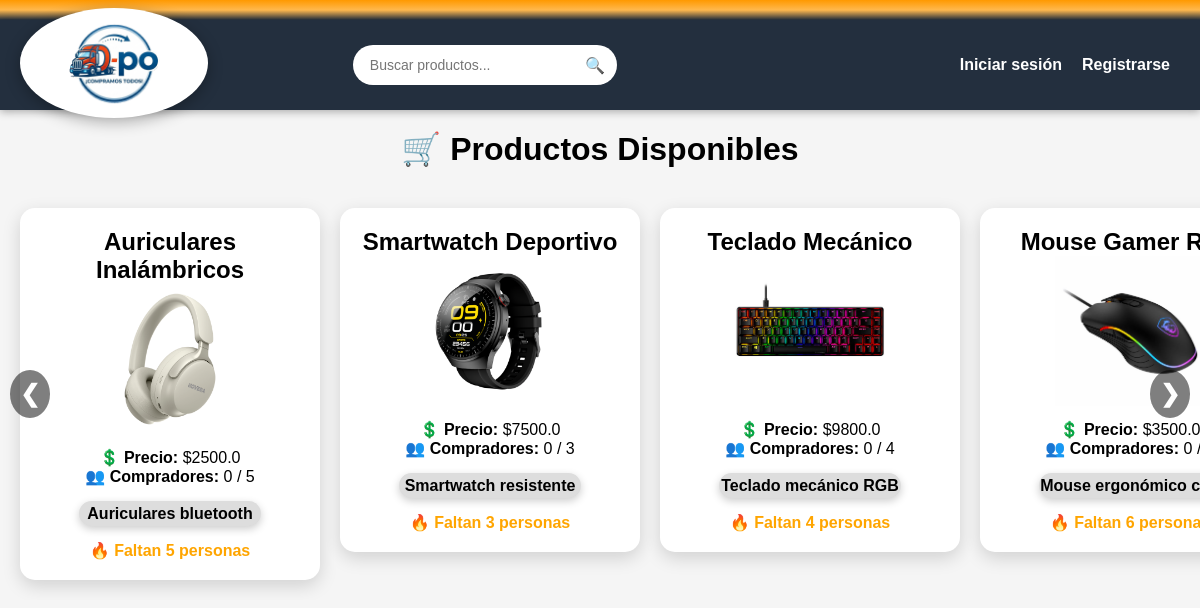
The page / on the database its author committed.
### tables this page shows
CREATE TABLE productos (
    id INTEGER PRIMARY KEY AUTOINCREMENT,
    nombre TEXT NOT NULL,
    precio REAL NOT NULL,
    stock INTEGER NOT NULL,
    min_compradores INTEGER NOT NULL,
    compradores_actual INTEGER DEFAULT 0,
    descripcion TEXT,
    imagen TEXT
);

### app.py (the view)
@app.route('/')
def home():
    busqueda = request.args.get('q')  # 👈 AGREGAR ESTO
    conn = get_db_connection()
    cursor = conn.cursor()
    if busqueda:
        cursor.execute(
            "SELECT * FROM productos WHERE nombre LIKE ?",
            ('%' + busqueda + '%',)
        )
    else:
        cursor.execute('SELECT * FROM productos')
    productos = cursor.fetchall()
    conn.close()
    productos_final = []
    for p in productos:
        progreso, color = calcular_progreso(p)
        productos_final.append(p + (progreso, color))
    return render_template('index.html', productos=productos_final)

### app.py (called while the page is built)
def get_db_connection():
    conn = sqlite3.connect(db_path)
    return conn

def calcular_progreso(producto):
    min_compradores = producto[4] if producto[4] else 1
    compradores_actual = producto[5] if producto[5] else 0
    progreso = min(100, int((compradores_actual / min_compradores) * 100))
    if progreso < 50:
        color = '#f44336'
    elif progreso < 100:
        color = '#ffeb3b'
    else:
        color = '#4caf50'
    return progreso, color

@app.context_processor
def inject_carrito_count():
    if 'usuario_nombre' in session:
        conn = get_db_connection()
        cursor = conn.cursor()
        cursor.execute(
            "SELECT COUNT(*) FROM carrito WHERE usuario = ?",
            (session['usuario_nombre'],)
        )
        count = cursor.fetchone()[0]
        conn.close()
    else:
        count = 0
    return dict(carrito_count=count)

### templates/index.html (shortened to what this page needs)
<!DOCTYPE html>
<html lang="es">
<head>
    <link rel="stylesheet" href="{{ url_for('static', filename='css/style.css') }}">
</head>
<body>
    <div class="top-bar"></div>
    {% include 'navbar.html' %}
    <h1>🛒 Productos Disponibles</h1>
    <div class="carrusel-container">
        <button class="flecha izquierda" onclick="scrollProductos(-1)">❮</button>
        <div class="productos-scroll" id="scrollProductos">
            {% for producto in productos %}
           <a href="{{ url_for('detalle_producto', producto_id=producto[0]) }}" class="producto-link">
    <div class="producto">
        <h2>{{ producto[1] }}</h2>
        <img src="{{ url_for('static', filename='img/' ~ producto[7]) }}" alt="Producto">
        <p><strong>💲 Precio:</strong> ${{ producto[2] }}</p>
        <p><strong>👥 Compradores:</strong> {{ producto[5] }} / {{ producto[4] }}</p>
        <div class="barra-progreso">
    <div class="relleno"
         style="width: {{ producto[6] }}%; background-color: {{ producto[7] }};">
        {{ producto[6] }}%
    </div>
</div>
        {% if producto[5] >= producto[4] %}
            <p class="mensaje-exito">🎉 ¡Compra grupal ACTIVADA!</p>
        {% else %}
            <p class="mensaje-alerta">🔥 Faltan {{ producto[4] - producto[5] }} personas</p>
        {% endif %}
    </div>
</a>
            {% endfor %}
        </div>
        <button class="flecha derecha" onclick="scrollProductos(1)">❯</button>
    </div>
</body>
</html>

### templates/navbar.html
<nav class="navbar">
    <a href="{{ url_for('home') }}" class="logo">
        <img src="{{ url_for('static', filename='img/logo.png') }}" alt="Logo">
    </a>
    <div class="nav-center">
        <form method="GET" action="{{ url_for('home') }}" class="search-box">
            <input
                type="text"
                name="q"
                placeholder="Buscar productos..."
                value="{{ request.args.get('q', '') }}"
            >
            <button type="submit" class="search-btn">🔍</button>
        </form>
    </div>
    <div class="nav-right">
        {% if session.get('usuario_id') %}
            <span class="user">
                Bienvenido/a {{ session['usuario_nombre'] }}
            </span>
            <a href="{{ url_for('carrito') }}" class="nav-link">
                🛒 Carrito ({{ carrito_count }})
            </a>
            <a href="{{ url_for('logout') }}" class="nav-link logout">
                Cerrar sesión
            </a>
        {% else %}
            <a href="{{ url_for('login') }}" class="nav-link">
                Iniciar sesión
            </a>
            <a href="{{ url_for('register') }}" class="nav-link btn-register">
                Registrarse
            </a>
        {% endif %}
    </div>
</nav>

### static/css/style.css (style rules this page uses)
* { margin: 0; padding: 0; box-sizing: border-box; }
body { font-family: Arial, sans-serif; background-color: #f5f5f5; text-align: center; margin: 0; padding: 0; }
h1 { margin: 20px 0; }
.navbar { position: relative; display: flex; justify-content: space-between; padding-left: 120px; align-items: center; background-color: #232f3e; padding: 25px 30px; color: white; box-shadow: 0 2px 8px rgba(0,0,0,0.3); }
.top-bar { height: 20px; background: linear-gradient(to bottom, #ff9900, #ffb84d, #232f3e); }
.logo { position: absolute; top: 50%; transform: translateY(-50%); left: 20px; }
.logo img { height: 110px; background: white; border-radius: 50%; padding: 8px; box-shadow: 0 4px 15px rgba(0,0,0,0.3); transition: 0.3s ease; }
.nav-center { flex: 1; display: flex; justify-content: center; }
.search-box { position: relative; display: flex; align-items: center; background: white; border-radius: 25px; padding: 2px; }
.search-box input { width: 260px; padding: 10px 40px 10px 15px; border-radius: 25px; border: none; outline: none; font-size: 14px; }
.search-btn { all: unset; position: absolute; right: 12px; cursor: pointer; font-size: 16px; color: #555; }
.nav-right { display: flex; align-items: center; }
.nav-right a { margin-left: 20px; color: white; text-decoration: none; font-weight: bold; transition: 0.2s; }
.producto { background: white; min-width: 300px; flex: 0 0 auto; padding: 20px; border-radius: 15px; box-shadow: 0 6px 18px rgba(0,0,0,0.15); transition: 0.3s; }
.producto img { width: 100%; height: auto; object-fit: contain; max-height: 150px; border-radius: 10px; margin-bottom: 10px; }
.producto-link { text-decoration: none; color: inherit; }
.barra-progreso { width: 70%; margin: 15px auto; background-color: #ddd; border-radius: 20px; height: 25px; overflow: hidden; box-shadow: 0 3px 8px rgba(0,0,0,0.2); }
.barra-progreso .relleno { height: 100%; line-height: 25px; color: black; font-weight: bold; text-align: center; transition: width 0.6s ease-in-out; animation: cargar 1s ease-in-out; }
button { padding: 10px 15px; border: none; border-radius: 10px; cursor: pointer; font-weight: bold; transition: 0.3s; }
.mensaje-alerta { color: orange; font-weight: bold; }
.carrusel-container { position: relative; display: flex; align-items: center; }
.productos-scroll { display: flex; overflow-x: auto; gap: 20px; padding: 20px; scroll-behavior: smooth; flex-wrap: nowrap; align-items: flex-start; -webkit-overflow-scrolling: touch; }
.flecha { position: absolute; top: 50%; transform: translateY(-50%); background: rgba(0,0,0,0.5); color: white; border: none; font-size: 24px; padding: 10px; cursor: pointer; border-radius: 50%; z-index: 10; }
.izquierda { left: 10px; }
.derecha { right: 10px; }

### rows shown on the page
productos: nombre "Auriculares Inalámbricos", imagen (picture), precio "2500.0", compradores_actual "0", min_compradores "5", descripcion "Auriculares bluetooth…", producto[4]-producto[5] "5"
productos: nombre "Smartwatch Deportivo", imagen (picture), precio "7500.0", compradores_actual "0", min_compradores "3", descripcion "Smartwatch resistente…", producto[4]-producto[5] "3"
productos: nombre "Teclado Mecánico", imagen (picture), precio "9800.0", compradores_actual "0", min_compradores "4", descripcion "Teclado mecánico RGB…", producto[4]-producto[5] "4"
productos: nombre "Mouse Gamer…", imagen (picture), precio "3500.0", compradores_actual "0", descripcion "Mouse ergonómico…", producto[4]-producto[5] "6"
